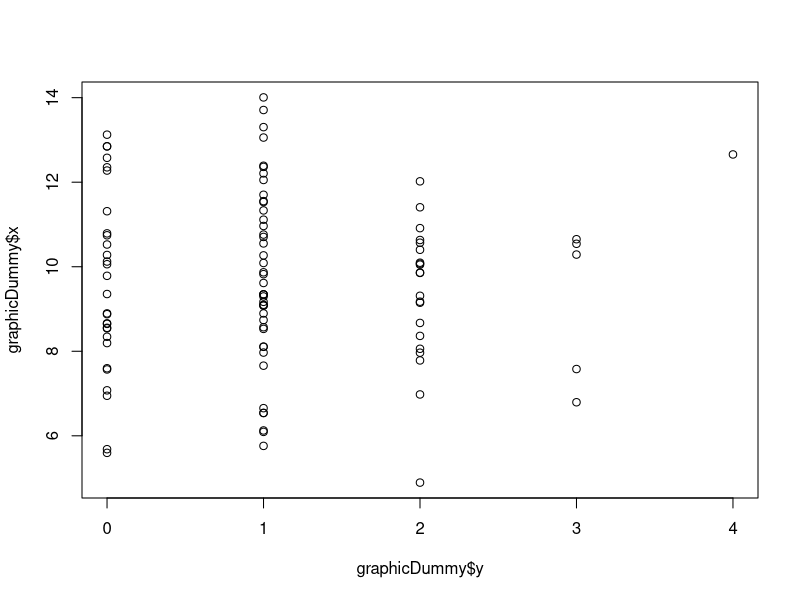
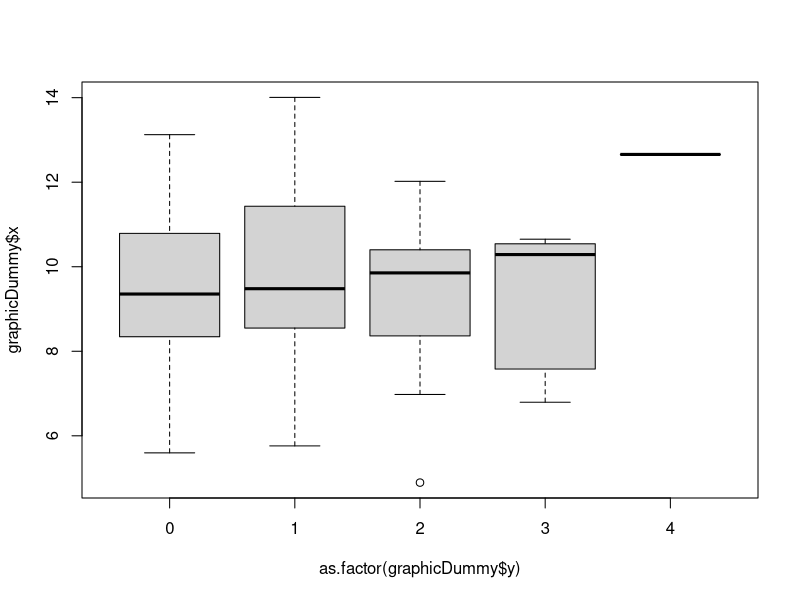
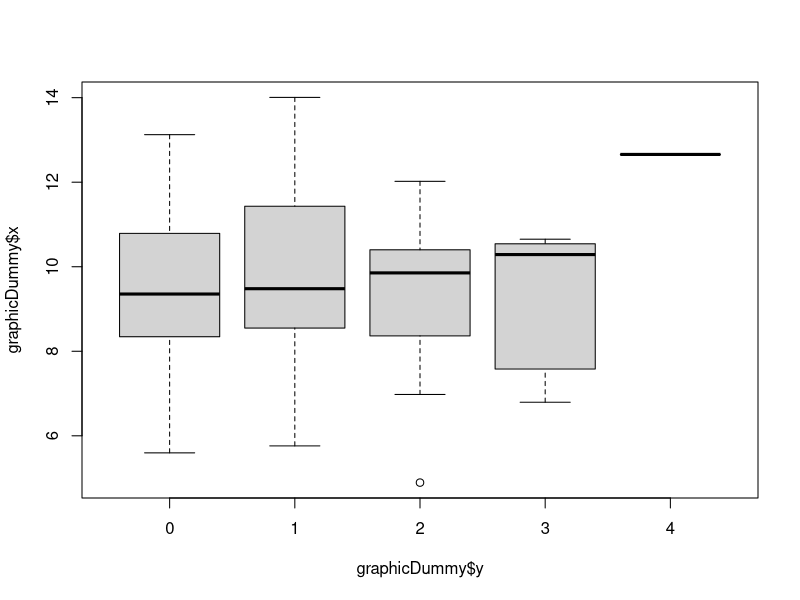
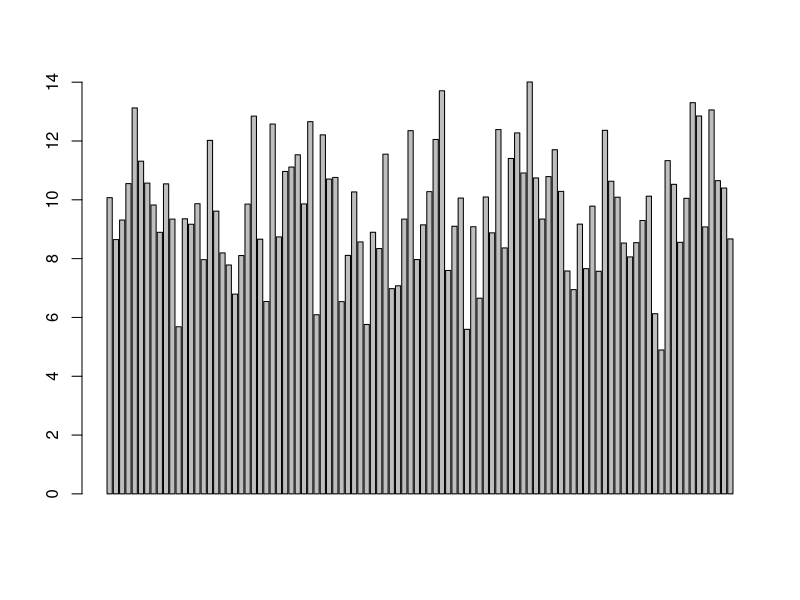
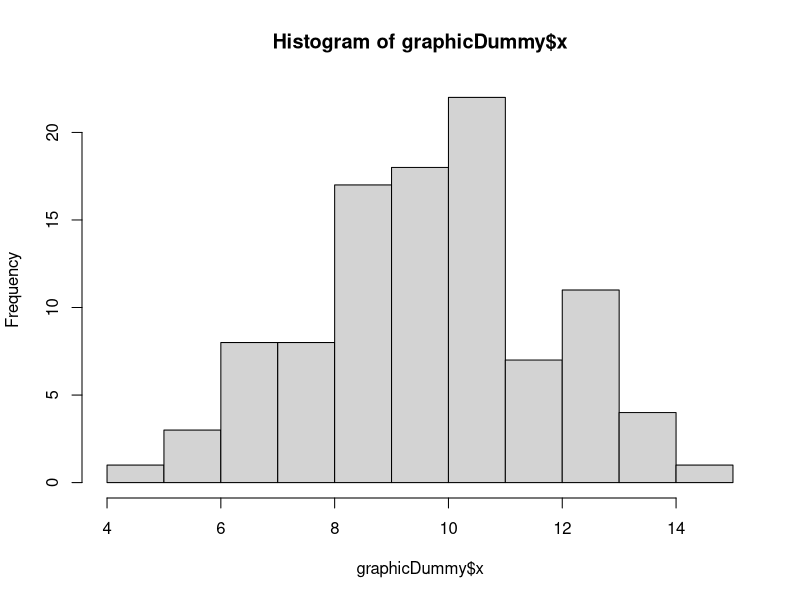
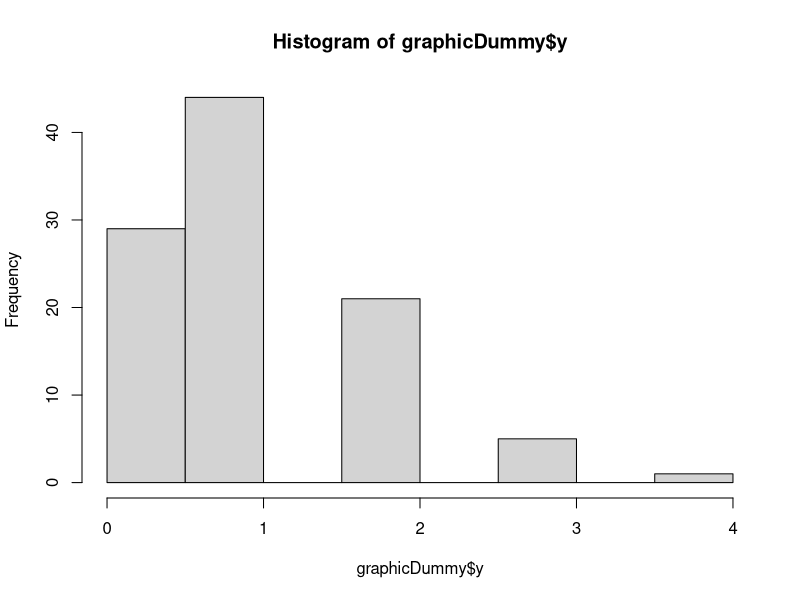
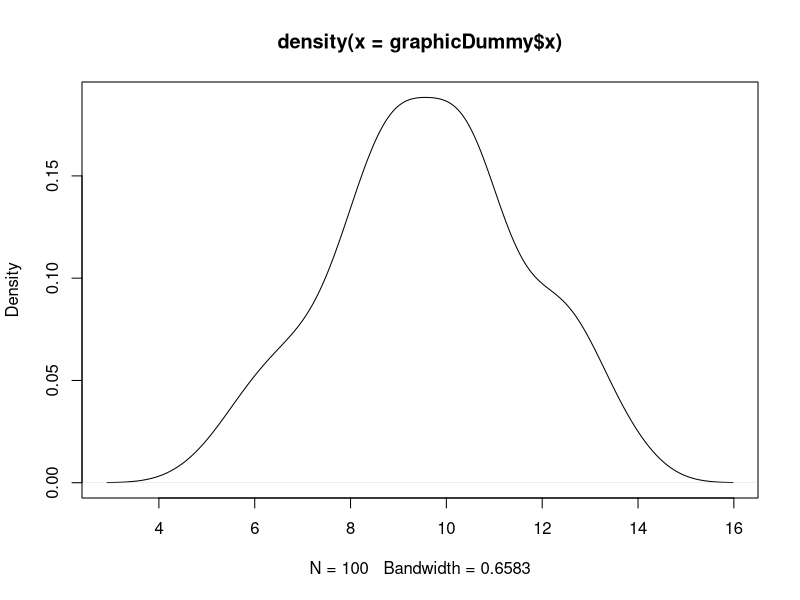
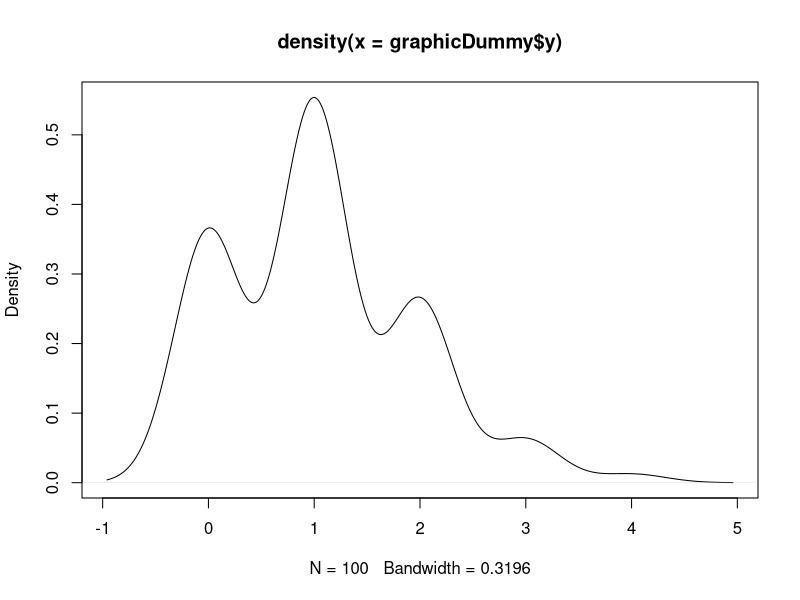

R code for these plots, in order:
## ---- chunk 1
graphicDummy <- data.frame(x = rnorm(100, 10, 2), y = rpois(100, 1.2))
plot(graphicDummy$x~graphicDummy$y)
plot(graphicDummy$x~as.factor(graphicDummy$y))
boxplot(graphicDummy$x~graphicDummy$y)
barplot(graphicDummy$x)
hist(graphicDummy$x)
hist(graphicDummy$y)
plot(density(graphicDummy$x))
plot(density(graphicDummy$y))
